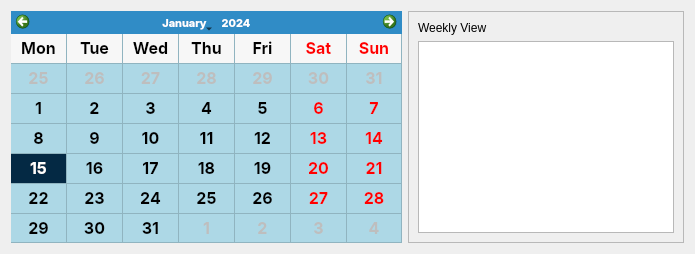
      <widget class="QWidget" name="pageViewMonth">
       <property name="styleSheet">
        <string notr="true"/>
       </property>
       <layout class="QHBoxLayout" name="horizontalLayout">
        <item>
         <widget class="QCalendarWidget" name="calendarWidget">
          <property name="minimumSize">
           <size>
            <width>391</width>
            <height>0</height>
           </size>
          </property>
          <property name="font">
           <font>
            <family>-apple-system</family>
            <pointsize>8</pointsize>
            <weight>75</weight>
            <bold>true</bold>
           </font>
          </property>
          <property name="styleSheet">
           <string notr="true">QCalendarWidget QAbstractItemView
{ 
selection-background-color: #042944; 
selection-color: white;
font-size: 16px;

}
QCalendarWidget QTableView{
background-color:lightblue;
}
</string>
          </property>
          <property name="gridVisible">
           <bool>true</bool>
          </property>
          <property name="verticalHeaderFormat">
           <enum>QCalendarWidget::NoVerticalHeader</enum>
          </property>
         </widget>
        </item>
        <item>
         <widget class="QFrame" name="frameMonthWeeklyView">
          <property name="minimumSize">
           <size>
            <width>0</width>
            <height>0</height>
           </size>
          </property>
          <property name="maximumSize">
           <size>
            <width>400</width>
            <height>16777215</height>
           </size>
          </property>
          <property name="frameShape">
           <enum>QFrame::StyledPanel</enum>
          </property>
          <property name="frameShadow">
           <enum>QFrame::Raised</enum>
          </property>
          <layout class="QVBoxLayout" name="verticalLayout_2">
           <item>
            <widget class="QLabel" name="labelMonthWeeklyView">
             <property name="text">
              <string>Weekly View</string>
             </property>
            </widget>
           </item>
           <item>
            <widget class="QTableWidget" name="tableMonthWeeklyView">
             <property name="minimumSize">
              <size>
               <width>0</width>
               <height>0</height>
              </size>
             </property>
            </widget>
           </item>
          </layout>
         </widget>
        </item>
       </layout>
      </widget>
